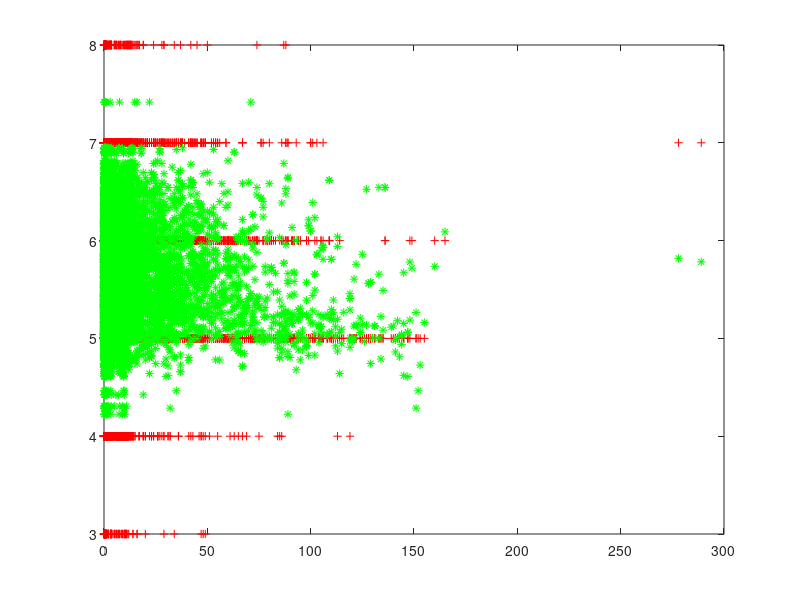
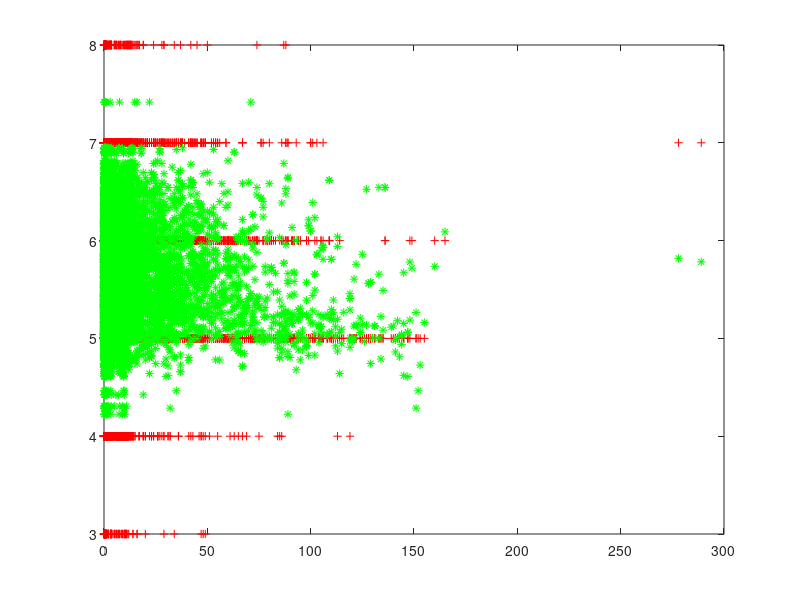
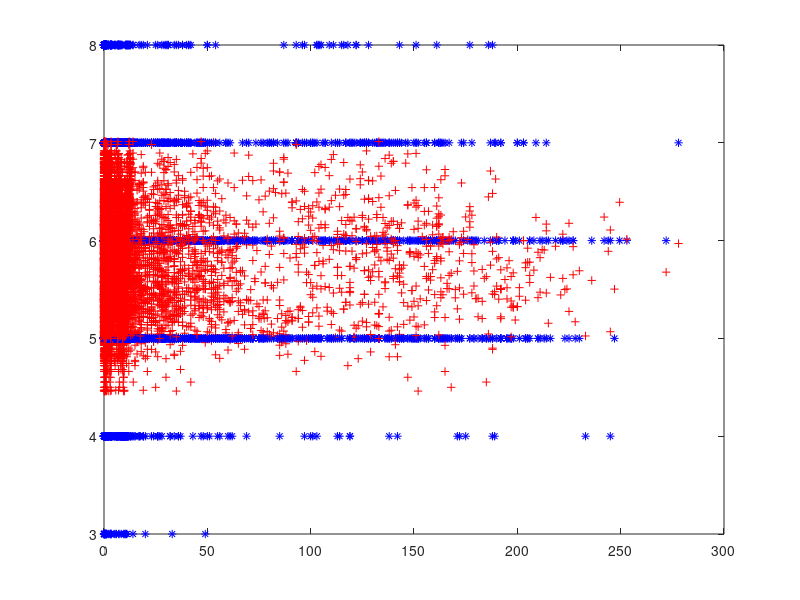
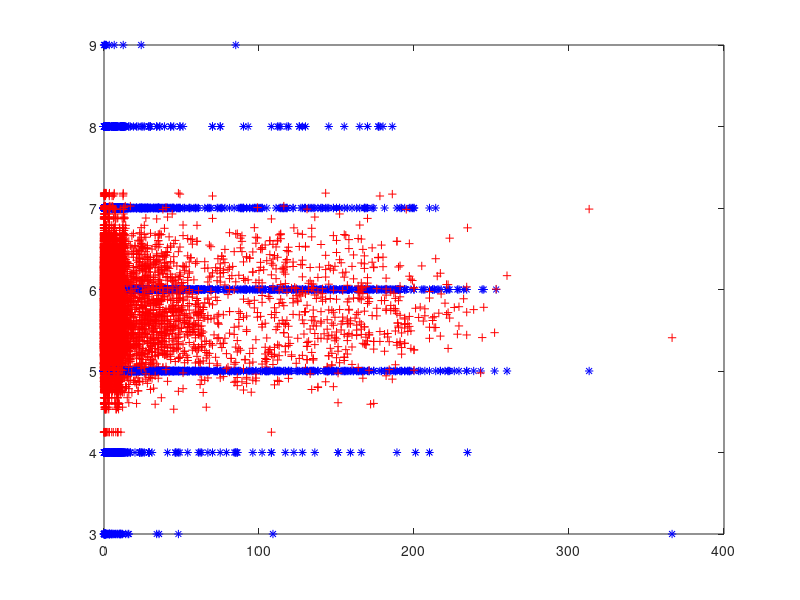

Here is the MATLAB script that generated these plots, in order:
close all;
clear all;
disp("\n\n");
%Exercices:tp 7-2


function [xapp, yapp, xval, yval] = crossval(x, y, n, index)

% fonction de division d'une base de donnees:
% On realise n parties
%    - (n-1) sont mises dans xapp
%    - 1 est mise dans xval
% L'argument index sert a determiner la partie mise dans xval
%
% USE:
%  [xapp, yapp, xval, yval] = crossval(x, y, n, index)
%  x, y  : BD
%  n     : nombre de divisions de la base
%  index : indice a isoler
% 

xapp = [];
yapp = [];
xval = [];
yval = [];

%classes = unique(y)';
%for c = classes
  %keyboard
  ind = 1:size(x,1); %find(y==c);
  ind_deb = floor(length(ind)/n * (index-1))+1;
  ind_fin = floor(length(ind)/n * index ) ;
  if i == n % aller au bout de la BD pour le dernier morceau
    ind_fin = length(ind);
  endif

  indval = ind_deb : ind_fin;
  indapp = setdiff(1:length(ind), indval);

  xapp = [xapp; x(ind(indapp),:)];
  yapp = [yapp; y(ind(indapp),:)];
  xval = [xval; x(ind(indval),:)];
  yval = [yval; y(ind(indval),:)];
%endfor
 endfunction

 %%%%%%%%%%%%%%%%%%%%%%%%%%%%%%%%%%%%%%%%%%%%%%%%%%%%%%%%%%%%%%%%%%%%%%%%%%%%%%%%%%%%%%%%%%%%%%%%%%%%%%%


function [erreurMC] = erreurMC(Y,Ybis)
  erreurMC = sum((Y - Ybis).*(Y-Ybis))/size(Y)(1);
endfunction

function [erreurP] = erreurP(Y,Ybis)
  erreurP = sum((abs(Y-Ybis)./Y)*100)/size(Y)(1);
endfunction

function [erreurEC] = erreurEC(Y,Ybis)
  erreurEC = sum(abs(Y-Ybis))/size(Y)(1);
endfunction

function [erreurE05] = erreurE05(Y,Ybis)
  e = abs(Y-Ybis);
  indexNe = find(e<=0.5);
  indexEr = find(e>0.5);
  
  e(indexNe)=0;
  e(indexEr)=1;
  erreurE05 = (sum(e)/size(Y)(1))*100;
endfunction


%%%%%%%%%%%%%%%%%%%%%--vin---%%%%%%%%%%%%%%%%%%%%%%%%%%%%%%%%%%%
% sauvegarder une image: print("-dpdf","image.pdf")

%constante (1 = ON | 0 = OFF)
PART = 3;
FIG = 1;
DETAIL = 1;
IMAGE = 0; % fonctionne avec FIG = 1 UNIQUEMENT

%programme
dataRed = load("data/winequality-red.csv");
dataWhite = load("data/winequality-white.csv");
datasize = size(dataRed)(1);
datasize2 = size(dataWhite)(1);
perm = randperm(datasize);
data = dataRed(perm,:);
data2 = dataWhite(perm,:);
X = data(:,1:end-1);
X2 = data2(:,1:end-1);
Y = data(:,end);
Y2 = data2(:,end);

%data = RED
%data2 = WHITE
 

%%%%%%%%%%%%%%%%%%%%%%%%%%%VIN ROUGE%%%%%%%%%%%%%%%%%%%%%%%%%%%%%%%%%%%%%%%%
w = (X'*X) \ (X'*Y);
Ybis = X*w;

if(FIG==1) 
  figure(42);
  plot(X,Y,"r+");
  hold on;
  plot(X,Ybis,"g*");
  print("-dpdf","VR-Modele.pdf")
  print("-dpng","VR-Modele.png")
end




disp('= DATA VIN ROUGE==========================================================');
disp('nbDonnees = nombre de donnees')
disp('MC = Erreur au sens des moindres carrés');
disp('PC = Erreur en pourcentage');
disp('EC = Ecart moyen des notes avec les notes réelles');
disp('E05 = nombre derreur de notation à 0.5 près en pourcentage');
disp("================== Erreur Théorique ===================================");

nbDonnees = datasize
MC = erreurMC(Y,Ybis)
PC = erreurP(Y,Ybis)
EC = erreurEC(Y,Ybis)
E05 = erreurE05(Y,Ybis)

if DETAIL == 1
disp("============================== Erreur =================================");
end

muMC = 0;
muPC = 0;
muEC = 0;
muE05 = 0;

for i=1 : PART
  [xapp yapp xval yval] = crossval(X,Y,PART,i);

  w2 = (xapp'*xapp)\(xapp'*yapp);
  ytrouve = xval*w2;

  ymodele = xapp*w2;

if FIG == 1 
  figure(i);
  plot(xval,yval,"b*");
  hold on;
  plot(xval,ytrouve,"r+");
end

if IMAGE==1
    if i==1
    print("-dpng","VR-1.png")
    print("-dpdf","VR-1.pdf")
    end

    if i==2
    print("-dpng","VR-2.png")
    print("-dpdf","VR-2.pdf")
    end

    if i==3
    print("-dpng","VR-3.png")
    print("-dpdf","VR-3.pdf")
    end
  end


  
  MC = erreurMC(yapp,ymodele);
  PC = erreurP(yapp,ymodele);
  EC = erreurEC(yapp,ymodele);
  E05 = erreurE05(yapp,ymodele);

  if DETAIL == 1
    disp(i)
    disp("=Erreur Apprentissage:");
    MC
    PC
    EC
    E05
  end
 

  MC = erreurMC(yval,ytrouve);
  PC = erreurP(yval,ytrouve);
  EC = erreurEC(yval,ytrouve);
  E05 = erreurE05(yval,ytrouve);

  if DETAIL == 1 
    disp(i)
    disp("=Erreur Test:");
    MC
    PC
    EC
    E05
    disp("\n");
  end

  muMC = MC + muMC;
  muPC = PC + muPC;
  muEC = EC + muEC;
  muE05 = E05 + muE05;


  
end

disp("=========================== En moyenne ==============================");
MC = muMC/PART
PC = muPC/PART
EC = muEC/PART
E05 = muE05/PART


disp("\n");
%%%%%%%%%%%%%%%%%%%%%%%%%%%VIN BLANC%%%%%%%%%%%%%%%%%%%%%%%%%%%%%%%%%%%%%%%%
w = (X2'*X2) \ (X2'*Y2);
Ybis = X2*w;

if(FIG==1) 
  figure(43)
  plot(X2,Y2,"r+");
  hold on;
  plot(X2,Ybis,"g*");
end




disp('= DATA VIN BLANC==========================================================');
disp('nbDonnees = nombre de donnees')
disp('MC = Erreur au sens des moindres carrés');
disp('PC = Erreur en pourcentage');
disp('EC = Ecart moyen des notes avec les notes réelles');
disp('E05 = nombre derreur de notation à 0.5 près');
disp("================== Erreur Théorique ===================================");

nbDonnees = datasize
MC = erreurMC(Y2,Ybis)
PC = erreurP(Y2,Ybis)
EC = erreurEC(Y2,Ybis)
E05 = erreurE05(Y2,Ybis)

if DETAIL == 1 
disp("============================== Erreur =================================");
end

muMC = 0;
muPC = 0;
muEC = 0;
muE05 = 0;

for i=1 : PART
  [xapp yapp xval yval] = crossval(X2,Y2,PART,i);

  w2 = (xapp'*xapp)\(xapp'*yapp);
  ytrouve = xval*w2;

  ymodele = xapp*w2;

if FIG == 1 
  figure(i);
  plot(xval,yval,"b*");
  hold on;
  plot(xval,ytrouve,"r+");
end

if IMAGE==1
    if i==1
    print("-dpng","VB-1.png")
    print("-dpdf","VB-1.pdf")
    end

    if i==2
    print("-dpng","VB-2.png")
    print("-dpdf","VB-2.pdf")
    end

    if i==3
    print("-dpng","VB-3.png")
    print("-dpdf","VB-3.pdf")
    end
  end


  
  MC = erreurMC(yapp,ymodele);
  PC = erreurP(yapp,ymodele);
  EC = erreurEC(yapp,ymodele);
  E05 = erreurE05(yapp,ymodele);

  if (DETAIL == 1) 
    disp(i)
    disp("=Erreur Apprentissage:");
    MC
    PC
    EC
    E05
  end
 

  MC = erreurMC(yval,ytrouve);
  PC = erreurP(yval,ytrouve);
  EC = erreurEC(yval,ytrouve);
  E05 = erreurE05(yval,ytrouve);

  if DETAIL == 1 
    disp(i)
    disp("=Erreur Test:");
    MC
    PC
    EC
    E05
    disp("\n");
  end

  muMC = MC + muMC;
  muPC = PC + muPC;
  muEC = EC + muEC;
  muE05 = E05 + muE05;


  
end

disp("=========================== En moyenne ==============================");
MC = muMC/PART
PC = muPC/PART
EC = muEC/PART
E05 = muE05/PART
